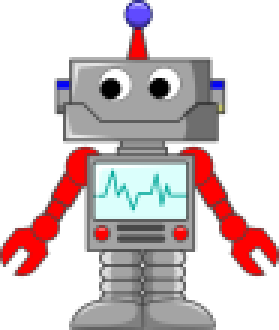
#> input picture src/assets/dbws-robot.bmp, 93 x 110 px (shown 3 times larger)
$ python -i image.py   (imports and definitions only)
#> lines starting #> are read from the running program, lines starting #| are printed output that depends on the picture
from PIL import Image, ImageDraw, ImageFont
import datetime
from config import small_font_name, small_font_size, medium_font_name, medium_font_size, large_font_name, large_font_size, debug
from Dictionaries import months, date_suffix, weekdays

small_font = ImageFont.truetype(small_font_name, small_font_size)
medium_font = ImageFont.truetype(medium_font_name, medium_font_size)
large_font = ImageFont.truetype(large_font_name, large_font_size)


class FrameWithGrid:
    def __init__(self):
        self.h_black_image = Image.new('1', (480, 800), 255)
        self.draw_black = ImageDraw.Draw(self.h_black_image)
        self.draw_grid_lines()

    def draw_grid_lines(self):
        # Draw horizontal grid line
        self.draw_black.line([(240, 0), (240, 240)], fill=0)
        # Draw the line splitting the top section into two squares
        self.draw_black.line([(0, 240), (480, 240)], fill=0)
        pass

    def allocate_window(self, img, window_number=None):
        if window_number is None:
            window_number = 1

        if window_number == 1:
            img = img.resize((240, 240))
            self.h_black_image.paste(img, (0, 0))
        elif window_number == 2:
            img = img.resize((240, 240))
            self.h_black_image.paste(img, (240, 0))
        elif window_number == 3:
            img = img.resize((480, 560))
            self.h_black_image.paste(img, (0, 240))
        else:
            raise ValueError("Invalid window number. Choose from 1, 2, or 3.")

    # [6 lines left out: function refresh_display, not called in this run]

    def save_frame(self, filename):
       self.h_black_image.save(filename)
       print("Frame saved to", filename)

# [56 lines left out: functions print_date, get_date, not called in this run]

# Example usage:
# [24 lines not run here, left out]

>>> import cv2
>>> picture = cv2.imread('assets/dbws-robot.bmp', cv2.IMREAD_GRAYSCALE)
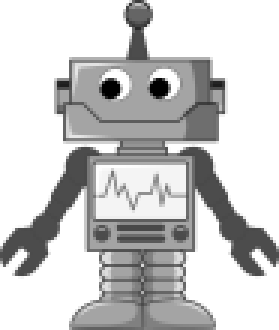
#> picture: shape (110, 93) (shown 3 times larger); min 0, max 255, mean 202.9
>>> result = FrameWithGrid().allocate_window(picture)
#> in __init__, `self.h_black_image = Image.new('1', (480, 800), 255)`: self.h_black_image: PIL image 480x800 1; every value is 1
#> (the run stopped early here; a loop or call above may not have finished)
